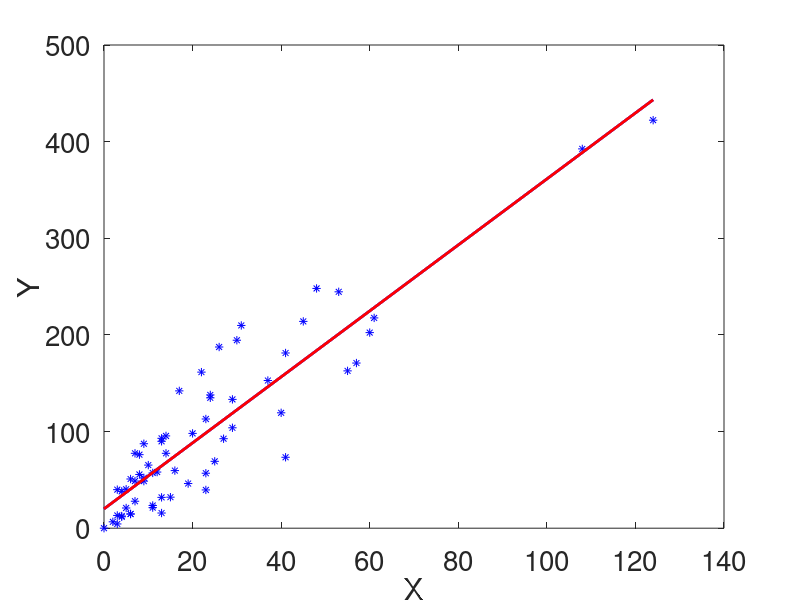

Here is the MATLAB script that generated this plot:
function autoinsuranceSweden

%Autinsurance in Sweden http://tinyurl.com/n8j28e2

data = [108	392.5
19	46.2
13	15.7
124	422.2
40	119.4
57	170.9
23	56.9
14	77.5
45	214
10	65.3
5	20.9
48	248.1
11	23.5
23	39.6
7	48.8
2	6.6
24	134.9
6	50.9
3	4.4
23	113
6	14.8
9	48.7
9	52.1
3	13.2
29	103.9
7	77.5
4	11.8
20	98.1
7	27.9
4	38.1
0	0
25	69.2
6	14.6
5	40.3
22	161.5
11	57.2
61	217.6
12	58.1
4	12.6
16	59.6
13	89.9
60	202.4
41	181.3
37	152.8
55	162.8
41	73.4
11	21.3
27	92.6
8	76.1
3	39.9
17	142.1
13	93
13	31.9
15	32.1
8	55.6
29	133.3
30	194.5
24	137.9
9	87.4
31	209.8
14	95.5
53	244.6
26	187.5];

x = data(:,1);
y = data(:,2);
mx = mean(x);
my = mean(y);
%Using leasts Squares
m = (mean(x.*y)-(mx*my))/(mean(x.^2)-mx^2);
b = my - m*mx;
%Using descending gradient
model = multipleLineairRegression(x,y);

figure;
plot(x,y,'b*');
hold on;
plot([min(x) max(x)],[model.theta(1,2)*min(x)+model.theta(1,1) model.theta(1,2)*max(x)+model.theta(1,1)],'b-','linewidth',2);
hold on;
plot([min(x) max(x)],[m*min(x)+b m*max(x)+b],'r-','linewidth',2);
xlabel('X');
ylabel('Y');
set(gca,'fontsize',20);

rho = corr(x,y);

function model = multipleLineairRegression(X,Y)
theta = zeros(1,size(X,2)+1);

isconverged = 0;
iter = 1;
alpha = 0.5;
while ~isconverged
        %Compute the prediction with the current model parameters
        %c1 = [ones(size(X,1),1) X] * theta';
        %Compute the total error with the current model parameters
        cf(iter) = sum((([ones(size(X,1),1) X] * theta') - Y).^2)/(2*numel(Y));
        
        if  iter > 1 && cf(iter) > cf(iter-1)
            alpha = alpha / 10;
        end
        if iter > 1 && abs(cf(iter)-cf(iter-1)) < 0.000000001 || iter == 100000
            isconverged =1;
        else
            df = ([ones(size(X,1),1) X] * theta') - Y;
            df3 = df * ones(1,size(X,2)+1);
            grad = sum(df3 .* [ones(size(X,1),1) X] ./ numel(Y));
            theta = theta - alpha.*grad;
       
            iter = iter + 1;
        end
end
model.theta = theta;